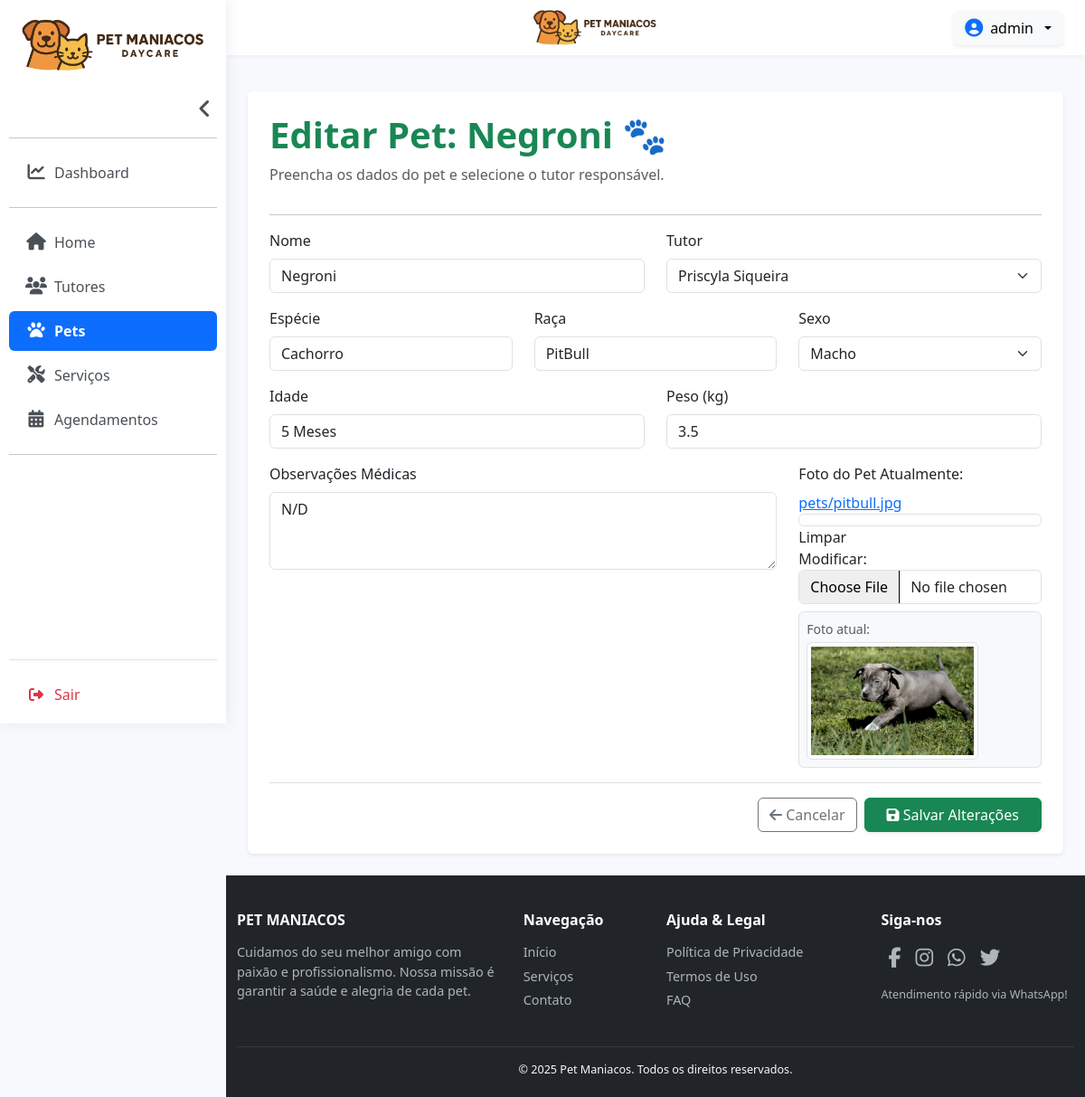
Page /pets/editar/1/ (signed in) on the committed database.
### daycare/models.py (models this page shows, shortened)
class Pet(models.Model):
    ORIGEM_SEX = [
        ('macho', 'Macho'),
        ('femea', 'Fêmea'),
    ]
    name = models.CharField(max_length=100, verbose_name='Nome')
    species = models.CharField(max_length=100, verbose_name='Espécie')
    race = models.CharField(max_length=100, blank=True, null=True, verbose_name='Raça')
    age = models.CharField(max_length=50, blank=True, null=True, verbose_name='Idade')
    sex = models.CharField(max_length=20, choices=ORIGEM_SEX, blank=True, verbose_name='Sexo')
    weight = models.FloatField(blank=True, null=True, verbose_name='Peso')
    medical_observations = models.TextField(blank=True, null=True, verbose_name='Observações Médicas')
    photo = models.ImageField(upload_to='pets/', blank=True, null=True, verbose_name='Foto')
    tutor = models.ForeignKey(Tutor, on_delete=models.CASCADE, verbose_name='Nome do Tutor')
    class Meta:
        verbose_name = "Pet"
        verbose_name_plural = "Pets"

### daycare/views.py (the view)
# urls.py: path('pets/editar/<int:pk>/', PetUpdateView.as_view(), name='pet_update'),
@method_decorator(login_required, name='dispatch')
class PetUpdateView(UpdateView):
    model = Pet
    fields = ['name', 'species', 'race', 'age', 'sex', 'weight', 'medical_observations', 'photo', 'tutor']
    template_name = 'pet_form.html'
    success_url = reverse_lazy('pet_list')
    def dispatch(self, request, *args, **kwargs):
        if not has_model_permission(request.user, 'daycare.change_pet'):
            messages.warning(request, "Você não tem permissão para editar pets.")
            return redirect('pet_list')
        return super().dispatch(request, *args, **kwargs)

### daycare/models.py (called while the page is built)
    def __str__(self):
        return self.name

### daycare/views.py (called while the page is built)
def has_model_permission(user, perm_name):
    return user.is_authenticated and user.has_perm(perm_name)

### daycare/templates/pet_form.html (shortened to what this page needs)
{% extends 'base.html' %}
{% block content %}
<div class="card shadow-sm border-0 p-4">
    <h1 class="fw-bold text-success">
        {% if object %}
            Editar Pet: {{ object.name }} 🐾
        {% else %}
            Cadastrar Novo Pet 🐾
        {% endif %}
    </h1>
    <p class="text-muted mb-3">Preencha os dados do pet e selecione o tutor responsável.</p>
    <hr>
    <form method="post" enctype="multipart/form-data">
        <div class="row mb-3">
            <div class="col-md-6">
                <label for="{{ form.name.id_for_label }}" class="form-label">Nome</label>
                {{ form.name }}
            </div>
            <div class="col-md-6">
                <label for="{{ form.tutor.id_for_label }}" class="form-label">Tutor</label>
                {{ form.tutor }}
            </div>
        </div>
        <div class="row mb-3">
            <div class="col-md-4">
                <label for="{{ form.species.id_for_label }}" class="form-label">Espécie</label>
                {{ form.species }}
            </div>
            <div class="col-md-4">
                <label for="{{ form.race.id_for_label }}" class="form-label">Raça</label>
                {{ form.race }}
            </div>
            <div class="col-md-4">
                <label for="{{ form.sex.id_for_label }}" class="form-label">Sexo</label>
                {{ form.sex }}
            </div>
        </div>
        <div class="row mb-3">
            <div class="col-md-6">
                <label for="{{ form.age.id_for_label }}" class="form-label">Idade</label>
                {{ form.age }}
            </div>
            <div class="col-md-6">
                <label for="{{ form.weight.id_for_label }}" class="form-label">Peso (kg)</label>
                {{ form.weight }}
            </div>
        </div>
        <div class="row mb-3">
            <div class="col-md-8">
                <label for="{{ form.medical_observations.id_for_label }}" class="form-label">Observações Médicas</label>
                {{ form.medical_observations }}
            </div>
            <div class="col-md-4">
                <label for="{{ form.photo.id_for_label }}" class="form-label">Foto do Pet</label>
                {{ form.photo }}
                {% if object.photo %}
                <div class="mt-2 p-2 border rounded bg-light">
                    <span class="text-muted d-block small mb-1">Foto atual:</span>
                    <img src="{{ object.photo.url }}" class="img-thumbnail" style="max-height: 130px; object-fit: cover;">
                </div>
                {% endif %}
            </div>
        </div>
        <div class="d-flex justify-content-end border-top pt-3 gap-2">
            <a href="{% url 'pet_list' %}" class="btn btn-outline-secondary">
                <i class="fas fa-arrow-left"></i> Cancelar
            </a>
            <button type="submit" class="btn btn-success px-4 shadow-sm">
                {% if object %}
                    <i class="fas fa-save"></i> Salvar Alterações
                {% else %}
                    <i class="fas fa-paw"></i> Cadastrar Pet
                {% endif %}
            </button>
        </div>
    </form>
</div>
{% endblock %}

### daycare/templates/base.html (shortened to what this page needs)
{% load static %}
<!DOCTYPE html>
<html lang="pt-br">
<head>
    <link href="https://cdn.jsdelivr.net/npm/bootstrap@5.3.2/dist/css/bootstrap.min.css" rel="stylesheet">
    <link rel="stylesheet" href="https://cdnjs.cloudflare.com/ajax/libs/font-awesome/6.5.2/css/all.min.css">
</head>
<body>
{% if user.is_authenticated %}
<nav id="sidebar" class="sidebar-expanded">
    <div class="sidebar-header">
        <a class="navbar-brand" href="{% url 'home' %}">
            <img id="sidebar-logo" src="{% static 'img/logo2.png' %}"
                data-full-src="{% static 'img/logo2.png' %}"
                data-collapsed-src="{% static 'img/logo_small.png' %}"
                alt="Logo" class="img-fluid sidebar-logo">
        </a>
    </div>
    <div id="sidebar-collapsible-content">
        <div class="toggle-sidebar-container d-none d-lg-flex">
            <button id="desktop-sidebar-toggle" class="toggle-sidebar-btn">
                <i class="fas fa-angle-left fa-lg"></i>
            </button>
        </div>
        <ul class="list-unstyled components mb-2">
            <hr>
            <li><a href="{% url 'dashboard' %}" class="sidebar-link {% if request.path == '/dashboard/' %}active{% endif %}"><i class="fas fa-chart-line"></i> <span class="link-text">Dashboard</span></a></li>
            <hr>
            <li><a href="{% url 'home' %}" class="sidebar-link {% if request.resolver_match.url_name == 'home' %}active{% endif %}"><i class="fas fa-home"></i> <span class="link-text">Home</span></a></li>
            <li><a href="{% url 'tutor_list' %}" class="sidebar-link {% if 'tutores' in request.path %}active{% endif %}"><i class="fas fa-users"></i> <span class="link-text">Tutores</span></a></li>
            <li><a href="{% url 'pet_list' %}" class="sidebar-link {% if 'pets' in request.path %}active{% endif %}"><i class="fas fa-paw"></i> <span class="link-text">Pets</span></a></li>
            <li><a href="{% url 'service_list' %}" class="sidebar-link {% if 'service' in request.path %}active{% endif %}"><i class="fas fa-tools"></i> <span class="link-text">Serviços</span></a></li>
            <li><a href="{% url 'scheduling_list' %}" class="sidebar-link {% if 'agendamentos' in request.path %}active{% endif %}"><i class="fas fa-calendar-alt"></i> <span class="link-text">Agendamentos</span></a></li>
            <hr>
        </ul>
    </div>
    <div class="mt-auto pt-3 border-top">
        <form method="post" action="{% url 'logout' %}">
            <button type="submit" class="sidebar-logout-button text-danger">
                <i class="fas fa-sign-out-alt"></i> <span class="link-text">Sair</span>
            </button>
        </form>
    </div>
</nav>
{% endif %}
<div id="content-wrapper" {% if not user.is_authenticated %}class="full-width-content"{% endif %}>
    {% if user.is_authenticated %}
    <nav id="top-bar" class="navbar navbar-expand-lg py-2">
        <div class="container-fluid pe-4">
            <div class="container-fluid justify-content-center">
                <a href="{% url 'home' %}">
                    <img id="topbar-logo-centered" src="{% static 'img/logo2.png' %}"
                        alt="Logo Pet Maniacos"
                        class="d-block mx-auto">
                </a>
            </div>
            <div class="d-flex align-items-center gap-3 ms-lg-auto">
                <div class="dropdown">
                    <button class="btn btn-light d-flex align-items-center gap-2 dropdown-toggle shadow-sm" type="button" data-bs-toggle="dropdown" aria-expanded="false">
                        <i class="fas fa-user-circle fa-lg text-primary"></i>
                        <span class="fw-medium">{{ user.first_name|default:user.username }}</span>
                    </button>
                </div>
            </div>
        </div>
    </nav>
    {% endif %}
    <main class="container-fluid py-4 flex-grow-1 px-4">
        {% block content %}{% endblock %}
    </main>
    <footer class="text-start">
        <div class="container-fluid">
            <div class="row">
                <div class="col-lg-4 col-md-6 mb-4 mb-lg-0">
                    <h5 class="text-uppercase">Pet Maniacos</h5>
                    <p>
                        Cuidamos do seu melhor amigo com paixão e profissionalismo.
                        Nossa missão é garantir a saúde e alegria de cada pet.
                    </p>
                </div>
                <div class="col-lg-2 col-md-6 mb-4 mb-lg-0">
                    <h5>Navegação</h5>
                    <ul class="list-unstyled">
                        <li><a href="{% url 'home' %}">Início</a></li>
                        <li><a href="{% url 'service_list'%}">Serviços</a></li>
                        <li><a href="{% url 'contato' %}">Contato</a></li>
                    </ul>
                </div>
                <div class="col-lg-3 col-md-6 mb-4 mb-lg-0">
                    <h5>Ajuda & Legal</h5>
                    <ul class="list-unstyled">
                        <li><a href="{% url 'politica_privacidade' %}">Política de Privacidade</a></li>
                        <li><a href="{% url 'termos_de_uso' %}">Termos de Uso</a></li>
                        <li><a href="{% url 'faq' %}">FAQ</a></li>
                    </ul>
                </div>
                <div class="col-lg-3 col-md-6 mb-4 mb-lg-0">
                    <h5>Siga-nos</h5>
                    <div class="social-icons mb-3">
                        <a href="#" class="me-2"><i class="fa-brands fa-facebook-f"></i></a>
                        <a href="#" class="me-2"><i class="fa-brands fa-instagram"></i></a>
                        <a href="#" class="me-2"><i class="fa-brands fa-whatsapp"></i></a>
                        <a href="#" class="me-2"><i class="fa-brands fa-twitter"></i></a>
                    </div>
                    <p class="small text-center text-md-start">Atendimento rápido via WhatsApp!</p>
                </div>
            </div>
            <hr class="mt-4 mb-3 border-secondary opacity-25">
            <div class="row">
                <div class="col-12 text-center">
                    <p class="mb-0 small text-light">
                        &copy; 2025 Pet Maniacos. Todos os direitos reservados.
                    </p>
                </div>
            </div>
        </div>
    </footer>
</div>
</body>
</html>

### daycare/templates/base.html (style rules this page uses)
:root { --sidebar-width: 250px; --sidebar-collapsed-width: 70px; --primary-color: #0d6efd; --secondary-bg: #f7f9fc; }
body { min-height: 100vh; display: flex; background-color: var(--secondary-bg); }
#sidebar { width: var(--sidebar-width); height: 100vh; position: fixed; top: 0; left: 0; background-color: #fff; padding: 10px; box-shadow: 2px 0 15px rgba(0,0,0,0.07); overflow: hidden; z-index: 1050; display: flex; flex-direction: column; transition: width 0.3s; }
#sidebar .sidebar-header { display: flex; justify-content: center; align-items: center; padding: 5px 10px 15px 10px; height: 90px; position: relative; }
#sidebar .sidebar-header img { height: auto; max-height: 70px; width: auto; transition: all 0.3s; object-fit: contain; }
.toggle-sidebar-btn { background: transparent; border: none; cursor: pointer; font-size: 1.2rem; color: #495057; transition: transform 0.3s, color 0.3s; }
.toggle-sidebar-container { display: flex; justify-content: flex-end; padding-top: 5px; margin-bottom: 10px; }
.sidebar-link { padding: 10px 10px; display: flex; align-items: center; color: #495057; text-decoration: none; border-radius: 6px; margin-bottom: 5px; font-weight: 500; transition: background-color 0.2s, color 0.2s; }
.sidebar-link i { min-width: 40px; font-size: 1.2rem; text-align: center; }
.sidebar-link .link-text { white-space: nowrap; transition: opacity 0.3s, max-width 0.3s; }
.sidebar-link.active { background-color: var(--primary-color); color: #fff; font-weight: bold; }
.sidebar-logout-button { border: none; background: none; cursor: pointer; padding: 10px; text-align: left; width: 100%; display: flex; align-items: center; font-weight: 500; border-radius: 6px; transition: background-color 0.2s; color: #495057; }
.sidebar-logout-button i { min-width: 40px; text-align: center; }
#content-wrapper { margin-left: var(--sidebar-width); flex-grow: 1; display: flex; flex-direction: column; transition: margin-left 0.3s; width: 100%; }
#top-bar { background-color: #fff; box-shadow: 0 1px 4px rgba(0,0,0,0.05); width: 100%; position: sticky; top: 0; z-index: 1020; }
#topbar-logo-centered { height: 45px; width: auto; object-fit: contain; }
footer { background-color: #212529; color: #adb5bd; padding: 40px 0 20px 0; margin-top: auto; font-size: 0.9rem; }
footer h5 { color: #fff; font-weight: 600; margin-bottom: 15px; font-size: 1rem; }
footer a { color: #adb5bd; text-decoration: none; transition: color 0.2s; display: block; margin-bottom: 5px; }
.social-icons { display: flex; justify-content: center; margin-bottom: 15px !important; }
.social-icons a { color: #adb5bd; margin: 0 8px; font-size: 1.4rem; }
@media (min-width: 992px) { .social-icons { justify-content: flex-start; } }

### rows in the picture
Pet: name "Negroni", tutor "Priscyla Siqueira", species "Cachorro", race "PitBull", sex "Macho", age "5 Meses", weight "3.5", medical_observations "N/D", photo (picture)

### other values in the picture
{{ user.first_name|default:user.username }} "admin"
